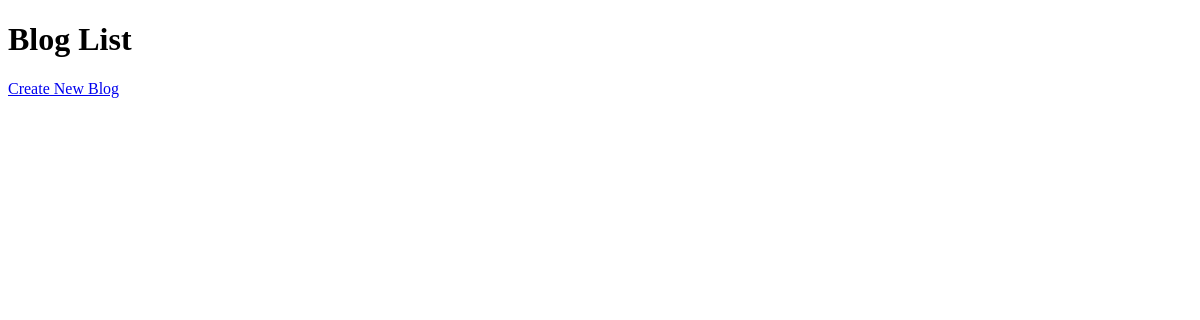
/blog_list/, run on an earlier commit of the app's database.
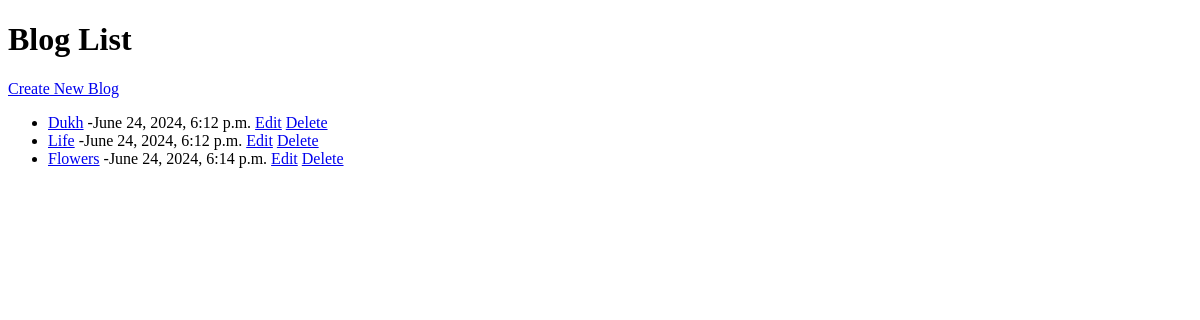
And on a later commit of the database.
### nav/models.py (models this page shows, shortened)
class Blog(models.Model):
  title = models.CharField(max_length=100, verbose_name="Title",blank=True,null=True)
  content= models.TextField()
  created_at = models.DateTimeField(auto_now_add=True)

### nav/views.py (the view)
# urls.py: path('blog_list/',views.blog_list ,name='blog_list'),
def blog_list(request):
  blogs=Blog.objects.all().order_by('created_at')
  return render(request,"nav/blog_list.html" ,{"blogs":blogs})

### nav/templates/nav/blog_list.html (shortened to what this page needs)
{% load static %}
<!DOCTYPE html>
<html>
  <head>
  </head>
  <body>
    <h1>Blog List</h1>
    <a href="{% url 'blog_create' %}">Create New Blog</a>
    <ul>
      {%for blog in blogs %}
        <li>
          <a href="{% url 'blog_detail' blog.id %}">{{blog.title}}</a> -{{blog.created_at}}
          <a href="{% url 'blog_update' blog.id %}"> Edit</a>
          <a href="{% url 'blog_delete' blog.id %}"> Delete</a>
         </li>
      {% endfor %}
    </ul>
  </body>
</html>

What changed in the data, as far as the page shows it:
added Blog: title "Dukh", created_at "June 24, 2024, 6:12 p.m."
added Blog: title "Life", created_at "June 24, 2024, 6:12 p.m."
added Blog: title "Flowers", created_at "June 24, 2024, 6:14 p.m."
